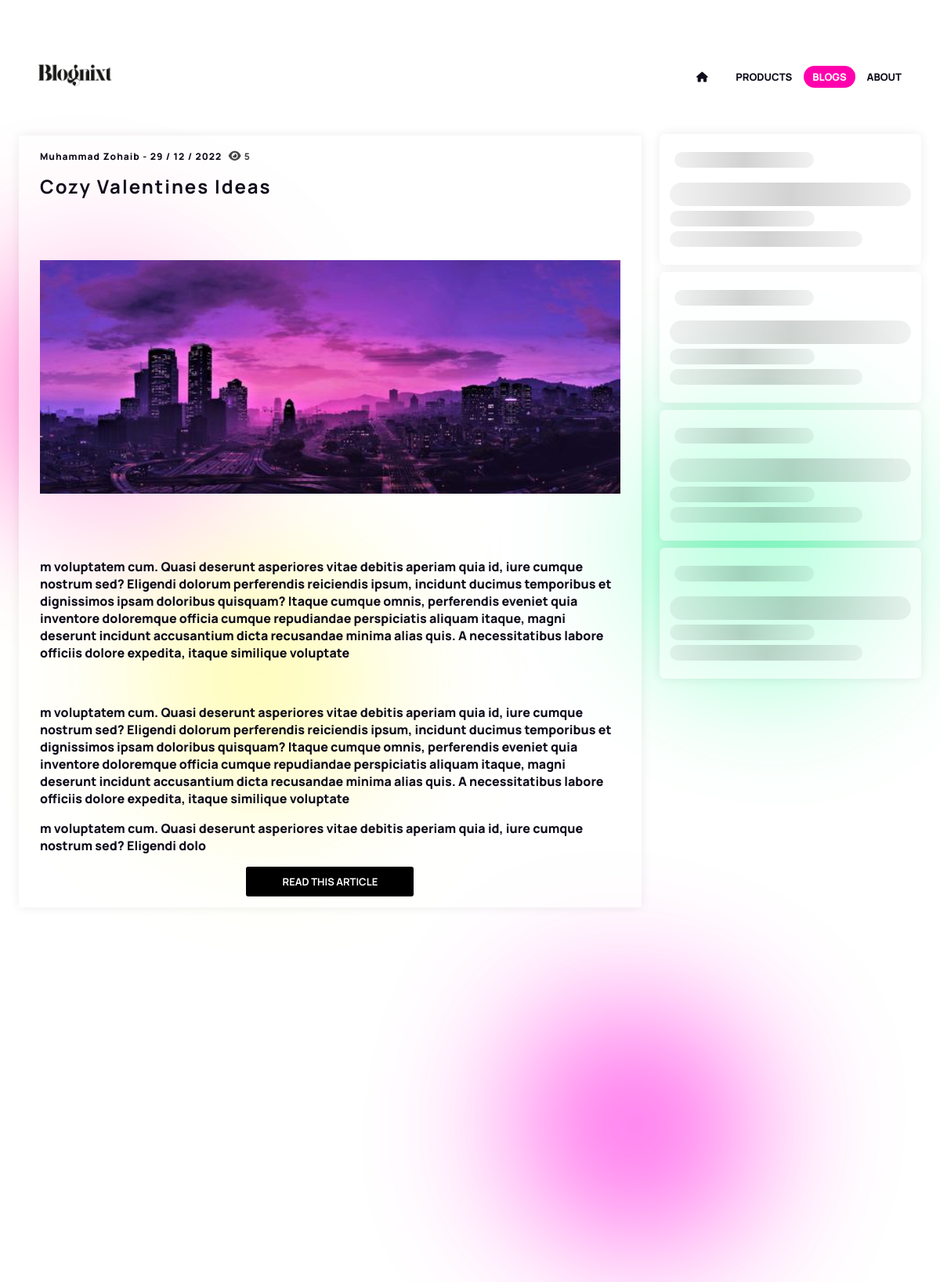
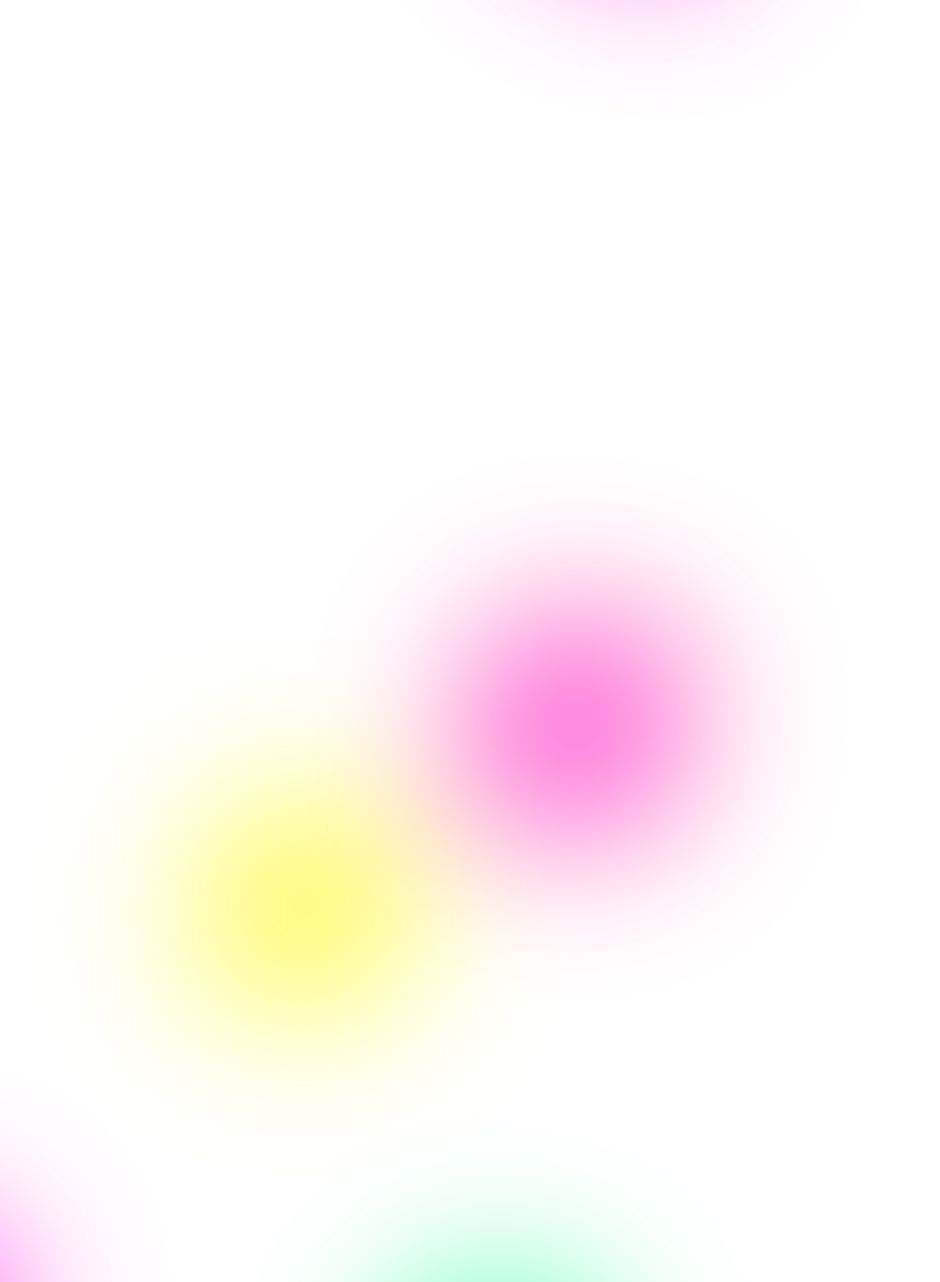
The app's page /blogs/ (upper part) with its own data (2 pictures, top to bottom).
### blogs/models.py (models this page shows, shortened)
class Blogs(models.Model):
    title = models.CharField(max_length=512, blank=False,
                             help_text='Enter title here')
    body = models.TextField(blank=False, help_text='Enter full text here', verbose_name='Full Description')
    sub_text = models.TextField(
        blank=True,
         verbose_name='short description')
    image = ResizedImageField(size=[640, 426], upload_to="blogs/", blank=True, default="")
    image_link = models.CharField(max_length=2048, blank=True, help_text="Enter image url here...")
    slug = models.SlugField(unique=True)
    createdAt = models.DateTimeField(auto_now_add=True)
    updatedAt = models.DateTimeField(auto_now=True)
    author = models.CharField(max_length=255, blank=False)
    tags = models.CharField(max_length=500, blank=True, default='')
    keywords = models.CharField(max_length=500, blank=True, default='')
    views = models.IntegerField(default=539, blank=True, verbose_name="Post Views")
    isNew = models.BooleanField(default=True, blank=False, help_text='this item is new?', verbose_name='is new')
    isActive = models.BooleanField(default=True, blank=False, help_text='enable and disable the product on view.', verbose_name='is active')

### blogs/views.py (the view)
# urls.py: path('', views.blogs, name="blogs"),
def blogs(request, *args, **kwargs):
    blogs = Blogs.objects.values('title', 'sub_text','body', 'createdAt', 'image','image_link', 'author', 'slug', 'views').order_by('-id')
    paginator = Paginator(blogs, 25)
    page_number = request.GET.get('page')
    page_obj = paginator.get_page(page_number)
    return render(request, 'blogs/blogs-list.html', context={'page_obj': page_obj})

### rosesonline/context_processors.py (called while the page is built)
def constants(request):
    return {'website_name': 'blognixt'}

### blogs/templates/blogs/blogs-list.html (shortened to what this page needs)
{% extends 'products/base.html' %} {% block title %}HOME | {{website_name}}{%endblock %} {%block content %} {% include 'components/header.html' %}
<div class="page-size colors-bg-rain custom-rain-colors aeiwc">
  <div></div>
  <div></div>
  <div></div>
</div>
<div class="page-size colors-bg-rain custom-rain-colors" style="    margin-top: 2534px;
transform: rotate(96deg);
left: 638px;">
  <div></div>
  <div></div>
</div>
<div class="page-size blogs-view">
  <div class="blogs-left load-lazy-not-yet">
    {% for blog in page_obj %}
      <section class="blog-section slide-in-obsrvr-init">
        <div class="blog-details">
          <span class="author">
            {{blog.author}} - {{blog.createdAt|date:'d / m / Y'}}
            <div class="views-counter mashar" style="display:inline">
              <i class="fa fa-eye"></i>
              <span>{{blog.views}}</span>
            </div>
          </span>
        </div>
        <h2 class="title">{{blog.title}}</h2>
        <div>
          <img
            data-src="{%if blog.image != '' %}/media/{{blog.image}}{% else %}{{blog.image_link}}{%endif%}"
            class="blog-view-img big-img"
            style="height: 20px !important"
            src="/static/assets/image-loading.png"
            alt="{{blog.title}}"
          />
        </div>
        <div class="content">
            {{blog.sub_text |safe}}
      </div>
        <div class="df ac jc">
          <a href="{{blog.slug}}" class="blog-btns">Read This Article</a>
        </div>
      </section>
    {%endfor%}
  </div>
  {% include 'components/side-bar.html' %}
</div>
{% endblock %}

### products/templates/products/base.html (shortened to what this page needs)
<!DOCTYPE html>
{% load static %}
<html lang="en">
  <head>
    <link
      href="{% static 'style/main.css' %}"
      rel="stylesheet"
      type="text/css"
    />
    <link
      href="https://cdnjs.cloudflare.com/ajax/libs/font-awesome/6.2.1/css/all.min.css"
      rel="stylesheet"
      type="text/css"
    />
  </head>
  <body>
    {% block content %}{% endblock %} {% include 'components/footer.html' %}
  </body>
</html>

### templates/components/header.html (shortened to what this page needs)
<header>
    <nav class='page-size df ac jc-b' id="drop-down-nav">
      <ul class="fade-in">
        <li>
          <a href='/' id="logo">
            <img src="/media/assets/Blognixt.png" alt="{{ website_name  }}"/>
          </a>
        </li>
      </ul>
      <section id="hover-to-trigger">
      <ul class='df ac header-link fade-in' id="drop-down-nav-ul">
        <li class={% if request.path == '/' or request.path == '' %}'active'{%endif%}>
          <a href='/'>
            <i class="fa fa-home"></i>
          </a>
        </li>
        <li class={% if '/products/' in request.path  %}'active'{%endif%}>
          <a href='/products'>Products</a>
        </li>
        <li class={% if '/blogs/' in request.path %}'active'{%endif%}>
          <a href='/blogs'>Blogs</a>
        </li>
        <li class={% if '/about/' in request.path %}'active'{%endif%}>
          <a href='/about'>About</a>
        </li>
      </ul>
    </section>
    </nav>
  </header>

### templates/components/side-bar.html
<div class="blog-right" id="side-bar-data">
    <div class="blog-right-in">
      <h3><div class="search-loading l60 h20"></div></h3>
      <section>
        <div class="search-loading l30 h30"></div>
        <div class="search-loading l60 h20"></div>
        <div class="search-loading l80 h20"></div>
      </section>
    </div>
    <div class="blog-right-in">
      <h3><div class="search-loading l60 h20"></div></h3>
      <section>
        <div class="search-loading l30 h30"></div>
        <div class="search-loading l60 h20"></div>
        <div class="search-loading l80 h20"></div>
      </section>
    </div>
    <div class="blog-right-in">
      <h3><div class="search-loading l60 h20"></div></h3>
      <section>
        <div class="search-loading l30 h30"></div>
        <div class="search-loading l60 h20"></div>
        <div class="search-loading l80 h20"></div>
      </section>
    </div>
    <div class="blog-right-in">
      <h3><div class="search-loading l60 h20"></div></h3>
      <section>
        <div class="search-loading l30 h30"></div>
        <div class="search-loading l60 h20"></div>
        <div class="search-loading l80 h20"></div>
      </section>
    </div>
  </div>

### records on screen
Blogs: author "Muhammad Zohaib", createdAt "29 / 12 / 2022", views "5", title "Cozy Valentines Ideas", sub_text "m voluptatem cum. Quasi deserunt asperiores vitae debitis aperiam quia id, iure cumque nostrum sed? Eligendi dolorum perferendis reiciendis ipsum, incidunt ducimus temporibus et dignissimos ipsam doloribus quisquam? Itaque cumque omnis, perferendis eveniet quia inventore doloremque officia cumque repudiandae perspiciatis aliquam itaque, magni deserunt incidunt accusantium dicta recusandae minima alias quis. A necessitatibus labore officiis dolore expedita, itaque similique voluptate m voluptatem cum. Quasi deserunt asperiores vitae debitis aperiam quia id, iure cumque nostrum sed? Eligendi dolorum perferendis reiciendis ipsum, incidunt ducimus temporibus et dignissimos ipsam doloribus…"
